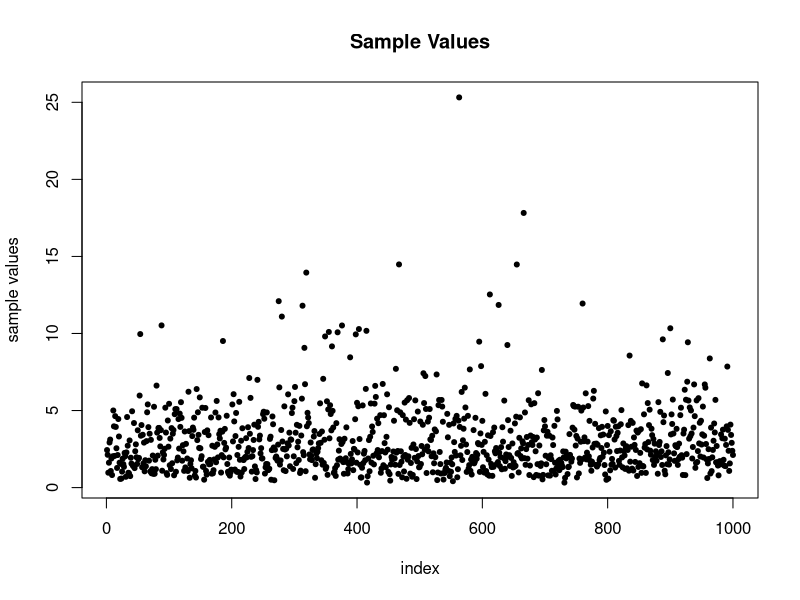
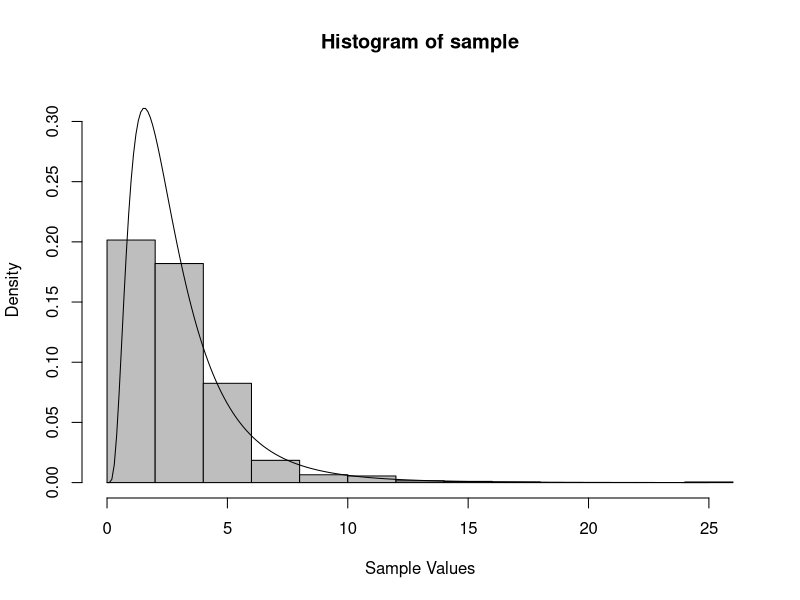
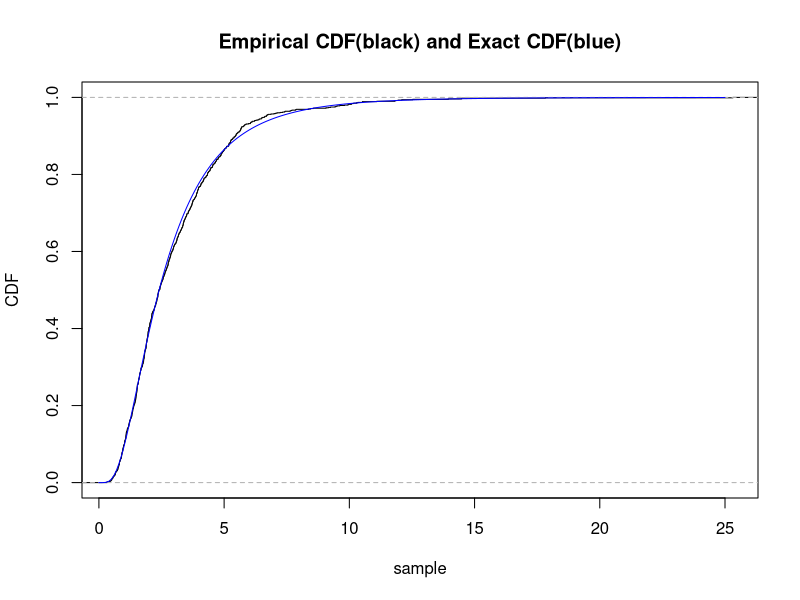

Here is the R script that generated these plots, in order:
## ---- chunk 1
knitr::opts_chunk$set(echo = TRUE)
library(MASS)
## ---- chunk 2

param_logn <- function(e_x, var_x){
  
  # determining parameter sigma_2
  sigma2 <- log((var_x/((e_x)^2)) + 1)
  
  # determining parameter mu
  mu <- log(e_x) - (sigma2/2)
  return(c(mu,sigma2))
  
}

## ---- chunk 3

# Set seed for consistency
set.seed(10)

# extracting the parameters
mu_1 <- param_logn(3,5)[1]
sigma2_1 <- param_logn(3,5)[2]

cat("The parameter mu is:", mu_1)
cat("\nThe parameter sigma_2 is:", sigma2_1)

# Double-checking the parameters:
e_x <- exp(mu_1 + (sigma2_1/2))
v_x <- (exp(sigma2_1) - 1)*exp(2*mu_1 + (sigma2_1))

cat("\nThe mean for lognormal RV is:", e_x, ", which matches what 
    was provided in the question i.e.,3")
cat("\nThe variance for lognormal RV is:", v_x, ", which matches 
    what was provided in the question i.e.,5")

# generating sample
sample <- rlnorm(1000,mu_1,sqrt(sigma2_1))

# plotting the sample
plot(sample, ylab = "sample values", xlab = "index", pch = 20, main = "Sample Values")

# plotting histogram and superimposing it with exact pdf
x <- seq(0,25,by=0.1)
hist(sample, freq = FALSE, col = "grey", ylim = c(0,0.32), xlab = "Sample Values")
lines(x,dlnorm(x, mu_1,sqrt(sigma2_1)))

# plotting the empirical cdf and superimposing it with exact cdf
plot.ecdf(sample,xlab="sample",ylab="CDF",xlim=c(min(sample),max(sample)), 
          main="Empirical CDF(black) and Exact CDF(blue)")
lines(x,plnorm(x, mu_1,sqrt(sigma2_1)), col = "blue")


## ---- chunk 4

fit_locdisp_mlfp <- function(e,p,v,t){
  
  # Step 0: Initialize
  
  # Initial mu
  mu_init = c()
  for(i in 1:ncol(e)){
    mu_init[i] = sum(e[,i] * p[i])
  }
  
  # Initial covariance matrix
  var_init <- matrix(vector(mode = "numeric", length = (ncol(e)^2)), 
                     nrow = ncol(e), ncol = ncol(e))
  for(i in 1:nrow(e)){
    a <- p[i]*(e[i,] - mu_init)%*%t(e[i,] - mu_init)
    var_init <- var_init + a
  }
  
  ifelse(v > 2, var_init <- ((v-2)/v)*var_init, var_init <- var_init)
  
  
  # Step 1: Update weights and FP
  wgts <- vector(mode = "numeric", length = nrow(e))
  qt <- vector(mode = "numeric", length = nrow(e))
  
  # weights
  for(i in 1:nrow(e)){
    wgts[i] <- (v + ncol(e))/(v + t(e[i,] - mu_init)%*%solve(var_init)%*%(e[i,] - 
                                                                            mu_init))
  }
  
  # qt
  for(i in 1:nrow(e)){
    qt[i] <- p[i]*wgts[i]/sum(p*wgts)
  }
  
  
  # Step 2: Updating the parameters
  
  # Updating mu
  mu_updated <- c()
  for(i in 1:ncol(e)){
    mu_updated[i] <- sum(e[,i]*qt)
  }
  
  # Updating covariance matrix
  var_updated <- matrix(vector(mode = "numeric", 
                               length = (ncol(e)^2)), nrow = ncol(e), ncol = ncol(e))
  for(i in 1:nrow(e)){
    a <- qt[i]*(e[i,] - mu_updated)%*%t(e[i,] - mu_updated)
    var_updated <- var_updated + a
  }
  
  # Step 3: Checking convergence and continuing if not converged
  while ((norm(mu_updated - mu_init, type = "2") / norm(mu_init, type = "2")) > t 
         || (norm(var_updated - var_init, type = "F") / norm(var_init, type = "F")) > t){
    
    mu_init <- mu_updated
    var_init <- var_updated
    
    # Re-Step 1: Update weights and FP
    wgts <- vector(mode = "numeric", length = nrow(e))
    qt <- vector(mode = "numeric", length = nrow(e))
  
    # Re-weights
    for(i in 1:nrow(e)){
      wgts[i] <- (v + ncol(e))/(v + t(e[i,] - mu_init)%*%solve(var_init)%*%(e[i,] 
                                                                            - mu_init))
    }
  
    # Re-qt
    for(i in 1:nrow(e)){
      qt[i] <- p[i]*wgts[i]/sum(p*wgts)
    }
  
  
    # Re-Step 2: Updating the parameters
    mu_updated <- c()
    for(i in 1:ncol(e)){
      mu_updated[i] <- sum(e[,i]*qt)
    }

    var_updated <- matrix(vector(mode = "numeric", length = (ncol(e)^2)), 
                          nrow = ncol(e), ncol = ncol(e))
    for(i in 1:nrow(e)){
      a <- qt[i]*(e[i,] - mu_updated)%*%t(e[i,] - mu_updated)
      var_updated <- var_updated + a
    }
    
  }
  
  # Returning converged location and dispersion parameters 
  list_ret <- list(mu_updated, var_updated)

  return(list_ret)
  
}

## ---- chunk 5

# Set seed for consistency
set.seed(10)

# Covariance for generating samples
Sigma <- matrix(c(1,0,0,1),2,2)

# Samples from standard bivariate normal
e <- mvrnorm(n = 1000, rep(0, 2), Sigma)

# Probabilities
p <- rep(1/1000,1000)

# MLE of location and dispersion parameters
fit_locdisp_mlfp(e, p, 100, 10^(-9))

